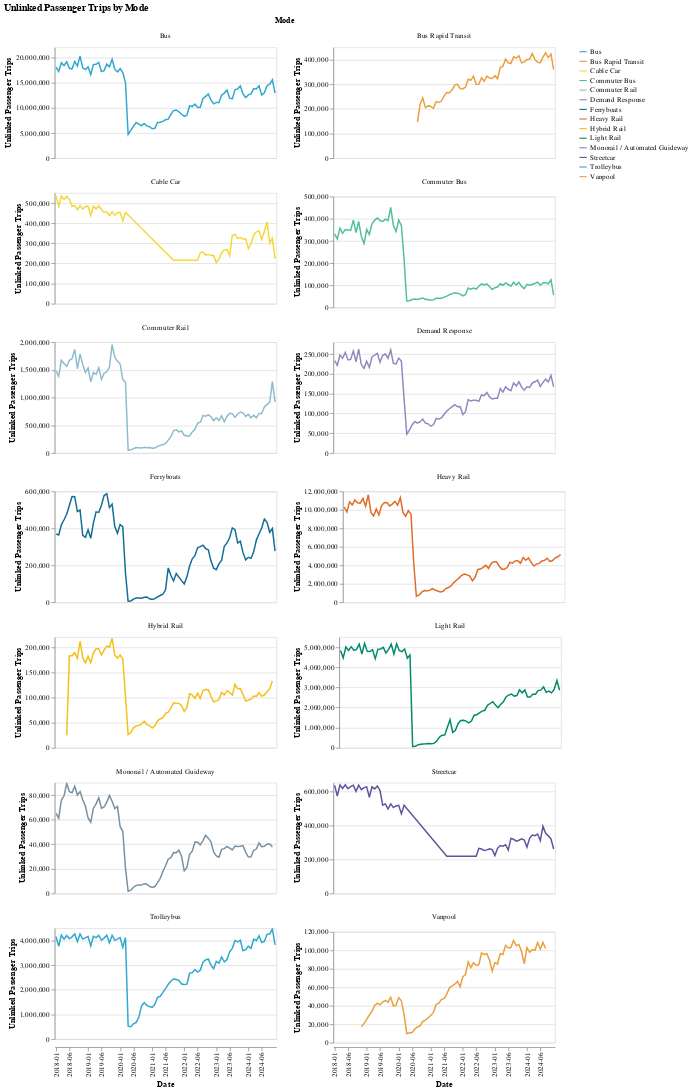

This figure's notebook cell:
### Markdown cell above
### Transit Mode

### Code cell
make_line_chart(by_mode_long, y_col = "upt", color_col = "Mode")

### Figure 1 — Vega-Lite specification as saved in the notebook (floating-point values rounded to 4 significant figures; data arrays with more than 128 entries replaced by an {"elided": "..."} marker saying what was removed)
{"config": {"view": {"continuousWidth": 300, "continuousHeight": 300}}, "data": {"name": "data-179deca36269c8a9989d8a35c517cc74"}, "facet": {"field": "Mode", "type": "nominal"}, "spec": {"mark": {"type": "line"}, "encoding": {"color": {"field": "Mode", "scale": {"range": ["#2EA8CE", "#EB9F3C", "#F4D837", "#51BF9D", "#8CBCCB", "#9487C0", "#136C97", "#E16B26", "#F6BF16", "#00896B", "#7790A3", "#5B559C"]}, "title": "", "type": "nominal"}, "tooltip": [{"field": "period_year_month", "type": "nominal"}, {"field": "upt", "type": "quantitative"}, {"field": "Mode", "type": "nominal"}, {"field": "RTPA", "type": "nominal"}], "x": {"axis": {"values": ["2018-01", "2018-06", "2019-01", "2019-06", "2020-01", "2020-06", "2021-01", "2021-06", "2022-01", "2022-06", "2023-01", "2023-06", "2024-01", "2024-06"]}, "field": "period_year_month", "title": "Date", "type": "ordinal"}, "y": {"field": "upt", "title": "Unlinked Passenger Trips", "type": "quantitative"}}, "height": 150, "name": "view_3", "width": 300}, "columns": 2, "params": [{"name": "param_4", "select": {"type": "interval", "encodings": ["x", "y"]}, "bind": "scales", "views": ["view_3"]}], "resolve": {"scale": {"y": "independent"}}, "title": "Unlinked Passenger Trips by Mode", "$schema": "https://vega.github.io/schema/vega-lite/v5.17.0.json", "datasets": {"data-179deca36269c8a9989d8a35c517cc74": {"elided": "1079 records"}}}
